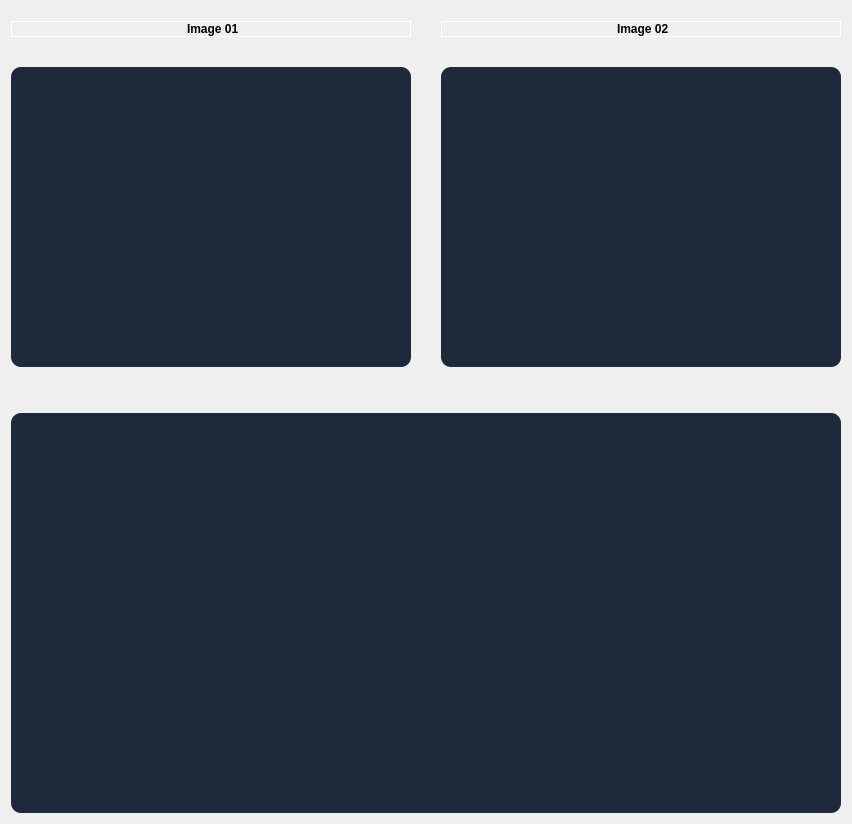
          <widget class="QWidget" name="matchImagesFrames">
           <layout class="QGridLayout" name="gridLayout_4">
            <item row="0" column="0">
             <layout class="QHBoxLayout" name="horizontalLayout_20">
              <property name="spacing">
               <number>30</number>
              </property>
              <item>
               <layout class="QVBoxLayout" name="verticalLayout_18">
                <item>
                 <layout class="QHBoxLayout" name="horizontalLayout_21">
                  <item>
                   <widget class="QPushButton" name="matchingBrowseImage1">
                    <property name="maximumSize">
                     <size>
                      <width>1111111</width>
                      <height>16777215</height>
                     </size>
                    </property>
                    <property name="styleSheet">
                     <string notr="true">margin-top: 10px;
border: 1px solid white;
Font-weight: bold;</string>
                    </property>
                    <property name="text">
                     <string> Image 01</string>
                    </property>
                    <property name="icon">
                     <iconset resource="icons_setup/icons.qrc">
                      <normaloff>:/icons_setup/icons/browse.png</normaloff>:/icons_setup/icons/browse.png</iconset>
                    </property>
                    <property name="iconSize">
                     <size>
                      <width>30</width>
                      <height>30</height>
                     </size>
                    </property>
                   </widget>
                  </item>
                 </layout>
                </item>
                <item>
                 <widget class="QFrame" name="matchingImage1Frame">
                  <property name="minimumSize">
                   <size>
                    <width>400</width>
                    <height>300</height>
                   </size>
                  </property>
                  <property name="maximumSize">
                   <size>
                    <width>400</width>
                    <height>300</height>
                   </size>
                  </property>
                  <property name="styleSheet">
                   <string notr="true">QFrame{
background-color:#1E293B;
border-radius: 10px
}</string>
                  </property>
                  <property name="frameShape">
                   <enum>QFrame::StyledPanel</enum>
                  </property>
                  <property name="frameShadow">
                   <enum>QFrame::Raised</enum>
                  </property>
                 </widget>
                </item>
               </layout>
              </item>
              <item>
               <layout class="QVBoxLayout" name="verticalLayout_16">
                <item>
                 <layout class="QHBoxLayout" name="horizontalLayout_22">
                  <item>
                   <widget class="QPushButton" name="matchingBrowseImage2">
                    <property name="maximumSize">
                     <size>
                      <width>1111111</width>
                      <height>16777215</height>
                     </size>
                    </property>
                    <property name="styleSheet">
                     <string notr="true">margin-top: 10px;
border: 1px solid white;
Font-weight: bold;</string>
                    </property>
                    <property name="text">
                     <string> Image 02</string>
                    </property>
                    <property name="icon">
                     <iconset resource="icons_setup/icons.qrc">
                      <normaloff>:/icons_setup/icons/browse.png</normaloff>:/icons_setup/icons/browse.png</iconset>
                    </property>
                    <property name="iconSize">
                     <size>
                      <width>30</width>
                      <height>30</height>
                     </size>
                    </property>
                   </widget>
                  </item>
                 </layout>
                </item>
                <item>
                 <widget class="QFrame" name="matchingImage2Frame">
                  <property name="minimumSize">
                   <size>
                    <width>400</width>
                    <height>300</height>
                   </size>
                  </property>
                  <property name="maximumSize">
                   <size>
                    <width>400</width>
                    <height>300</height>
                   </size>
                  </property>
                  <property name="styleSheet">
                   <string notr="true">QFrame{
background-color:#1E293B;
border-radius: 10px
}</string>
                  </property>
                  <property name="frameShape">
                   <enum>QFrame::StyledPanel</enum>
                  </property>
                  <property name="frameShadow">
                   <enum>QFrame::Raised</enum>
                  </property>
                 </widget>
                </item>
               </layout>
              </item>
             </layout>
            </item>
            <item row="2" column="0">
             <widget class="QFrame" name="matchingResultFrame">
              <property name="minimumSize">
               <size>
                <width>0</width>
                <height>400</height>
               </size>
              </property>
              <property name="maximumSize">
               <size>
                <width>850</width>
                <height>400</height>
               </size>
              </property>
              <property name="styleSheet">
               <string notr="true">QFrame{
background-color:#1E293B;
border-radius: 10px
}</string>
              </property>
              <property name="frameShape">
               <enum>QFrame::StyledPanel</enum>
              </property>
              <property name="frameShadow">
               <enum>QFrame::Raised</enum>
              </property>
             </widget>
            </item>
            <item row="1" column="0">
             <spacer name="verticalSpacer_20">
              <property name="orientation">
               <enum>Qt::Vertical</enum>
              </property>
              <property name="sizeHint" stdset="0">
               <size>
                <width>20</width>
                <height>40</height>
               </size>
              </property>
             </spacer>
            </item>
           </layout>
          </widget>
